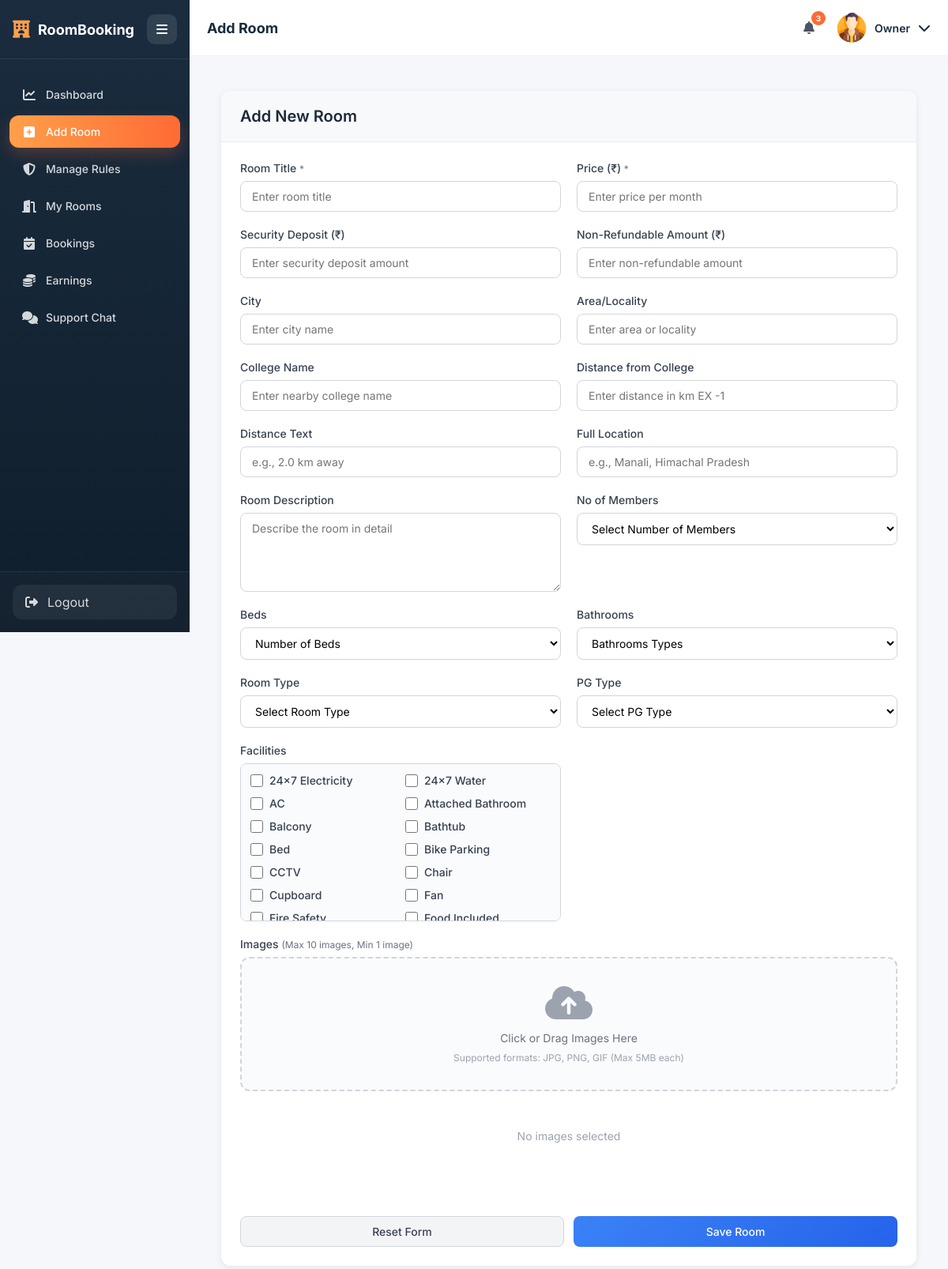
The page /admin/owner/add-room.php (signed in) on the database its author committed.
### tables this page shows
CREATE TABLE `facilities` (
  `id` int(11) NOT NULL,
  `f_name` varchar(100) NOT NULL,
  `icon` varchar(100) DEFAULT NULL
);

### admin/owner/add-room.php (the view, shortened to what this page needs)
<?php
require_once '../common/layout.php';
$facilities = [];
try {
    $stmt = $pdo->query("SELECT id, f_name FROM facilities ORDER BY f_name");
    $facilities = $stmt->fetchAll(PDO::FETCH_ASSOC);
} catch (PDOException $e) {
}
renderHeader('Add Room');
renderSidebarMenu('add-room', 'owner');
renderMainContentStart('Add Room', $_SESSION['username'] ?? 'Owner');
?>
<div class="room-card">
    <div class="room-table-header">
        <h3>Add New Room</h3>
    </div>
    <form id="roomAddForm" class="room-form-grid">
        <div class="room-form-group">
            <label>Room Title <span class="room-optional">*</span></label>
            <input type="text" name="title" placeholder="Enter room title" required>
        </div>
        <div class="room-form-group">
            <label>Price (₹) <span class="room-optional">*</span></label>
            <input type="number" name="price" placeholder="Enter price per month" required>
        </div>
        <div class="room-form-group">
            <label>Security Deposit (₹)</label>
            <input type="number" name="security_deposit" placeholder="Enter security deposit amount">
        </div>
        <div class="room-form-group">
            <label>Non-Refundable Amount (₹)</label>
            <input type="number" name="non_refundable" placeholder="Enter non-refundable amount">
        </div>
        <div class="room-form-group">
            <label>City</label>
            <input type="text" name="city" placeholder="Enter city name">
        </div>
        <div class="room-form-group">
            <label>Area/Locality</label>
            <input type="text" name="area" placeholder="Enter area or locality">
        </div>
        <div class="room-form-group">
            <label>College Name</label>
            <input type="text" name="college_name" placeholder="Enter nearby college name">
        </div>
        <div class="room-form-group">
            <label>Distance from College</label>
            <input type="number" name="distance" placeholder="Enter distance in km EX -1">
        </div>
        <div class="room-form-group">
            <label>Distance Text</label>
            <input type="text" name="distance_text" placeholder="e.g., 2.0 km away">
        </div>
        <div class="room-form-group">
            <label>Full Location</label>
            <input type="text" name="location" placeholder="e.g., Manali, Himachal Pradesh">
        </div>
        <div class="room-form-group">
            <label>Room Description</label>
            <textarea name="description" placeholder="Describe the room in detail"></textarea>
        </div>
        <div class="room-form-group">
            <label>No of Members</label>
                <select name="max_guests">
                <option value="">Select Number of Members</option>
            </select>
        </div>
          <div class="room-form-group">
            <label>Beds</label>
             <select name="bedrooms">
                <option value="">Number of Beds</option>
            </select>
        </div>
          <div class="room-form-group">
            <label>Bathrooms</label>
                   <select name="bathroom_type">
                <option value="">Bathrooms Types</option>
            </select>
        </div>
        <div class="room-form-group">
            <label>Room Type</label>
            <select name="room_type">
                <option value="">Select Room Type</option>
            </select>
        </div>
        <div class="room-form-group">
            <label>PG Type</label>
            <select name="pg_type">
                <option value="">Select PG Type</option>
            </select>
        </div>
        <div class="room-form-group">
            <label>Facilities</label>
            <div class="room-facilities-container">
                <?php if (!empty($facilities)): ?>
                    <?php foreach ($facilities as $facility): ?>
                        <label class="room-facility-checkbox">
                            <input type="checkbox" name="facilities[]" value="<?php echo htmlspecialchars($facility['id']); ?>">
                            <span><?php echo htmlspecialchars($facility['f_name']); ?></span>
                        </label>
                    <?php endforeach; ?>
                <?php else: ?>
                    <p class="room-no-facilities">No facilities available</p>
                <?php endif; ?>
            </div>
        </div>
        <div class="room-form-group room-full-width">
            <label>Images <span class="room-optional">(Max 10 images, Min 1 image)</span></label>
            <div id="roomDropArea" class="room-upload-box">
                <i class="fas fa-cloud-upload-alt"></i>
                <p>Click or Drag Images Here</p>
                <small>Supported formats: JPG, PNG, GIF (Max 5MB each)</small>
            </div>
            <div id="roomPreviewContainer" class="room-preview-grid"></div>
        </div>
        <div class="room-form-actions">
            <button type="button" class="room-btn room-btn-secondary" onclick="roomShowConfirmModal('reset')">Reset Form</button>
            <button type="submit" class="room-btn room-btn-primary">Save Room</button>
        </div>
    </form>
</div>
<?php renderFooter('owner'); ?>

### admin/common/layout.php (shortened to what this page needs)
<?php
function renderHeader($title = 'Dashboard') {
echo <<<HTML
<!DOCTYPE html>
<html lang="en">
<head>
    <title>{$title} - Room Booking System</title>
    <link rel="stylesheet" href="https://cdnjs.cloudflare.com/ajax/libs/font-awesome/6.4.0/css/all.min.css">
</head>
<body>
<div class="app-wrapper">
    <aside class="sidebar" id="sidebar">
        <div class="sidebar-header">
            <div class="logo-area">
                <i class="fas fa-hotel"></i>
                <span>RoomBooking</span>
            </div>
            <button class="menu-toggle" id="menuToggle" type="button" aria-label="Toggle sidebar">
                <i class="fas fa-bars"></i>
            </button>
        </div>
        <nav class="sidebar-nav">
HTML;
}
function renderSidebarMenu($active = 'dashboard', $role = 'admin') {
    $menuItems = [];
    if ($role === 'admin') {
        $menuItems = [
            ['dashboard', 'Dashboard', 'fa-chart-line', '../admin/index.php'],
            ['rooms', 'Rooms', 'fa-door-open', '../admin/rooms.php'],
            ['bookings', 'Bookings', 'fa-calendar-check', '../admin/bookings.php'],
            ['staff', 'Staff', 'fa-users', '../admin/staff.php'],
            ['aadhar', 'Aadhar Verification', 'fa-id-card', '../admin/manage-aadhar.php'],
            ['coupons', 'Coupons', 'fa-ticket-alt', '../admin/coupons.php'],
            ['subscriptions', 'Subscriptions', 'fa-credit-card', '../admin/subscriptions.php'],
            ['settings', 'Settings', 'fa-cog', '../admin/settings.php'],
        ];
    } elseif ($role === 'owner') {
        $menuItems = [
            ['dashboard', 'Dashboard', 'fa-chart-line', '../owner/index.php'],
            ['add-room', 'Add Room', 'fa-plus-square', '../owner/add-room.php'],
            ['rules', 'Manage Rules', 'fa-shield-halved', '../owner/rules.php'],
            ['rooms', 'My Rooms', 'fa-door-open', '../owner/rooms.php'],
            ['bookings', 'Bookings', 'fa-calendar-check', '../owner/bookings.php'],
            ['earnings', 'Earnings', 'fa-coins', '../owner/earnings.php'],
            ['chat', 'Support Chat', 'fa-comments', '../owner/chat.php']
        ];
    }
    foreach ($menuItems as $item) {
        $activeClass = ($active === $item[0]) ? 'active' : '';
        echo <<<HTML
            <a href="{$item[3]}" class="nav-item {$activeClass}">
                <i class="fas {$item[2]}"></i>
                <span>{$item[1]}</span>
            </a>
HTML;
    }
    echo '</nav>';
}
function renderMainContentStart($pageTitle = 'Dashboard', $username = 'Admin') {
    $safeTitle = htmlspecialchars($pageTitle, ENT_QUOTES, 'UTF-8');
    $safeUsername = htmlspecialchars($username, ENT_QUOTES, 'UTF-8');
echo <<<HTML
        <div class="sidebar-footer">
            <a href="../logout.php" class="logout-btn">
                <i class="fas fa-sign-out-alt"></i>
                <span>Logout</span>
            </a>
        </div>
    </aside>
    <div class="sidebar-overlay" id="sidebarOverlay"></div>
    <main class="main-content" id="mainContent">
        <header class="top-bar">
            <div class="page-title">
                <button class="mobile-menu-btn" id="mobileMenuBtn" type="button" aria-label="Open sidebar">
                    <i class="fas fa-bars"></i>
                </button>
                <h2>{$safeTitle}</h2>
            </div>
            <div class="user-info">
                <div class="notification-icon">
                    <i class="fas fa-bell"></i>
                    <span class="badge">3</span>
                </div>
                <div class="user-profile">
                    <img src="../assets/img/avatar.png" alt="User" class="avatar">
                    <span class="username">{$safeUsername}</span>
                    <i class="fas fa-chevron-down"></i>
                </div>
            </div>
        </header>
        <div class="content-wrapper">
HTML;
}
function renderFooter($role = 'admin') {
    $roleJs = htmlspecialchars($role, ENT_QUOTES, 'UTF-8');
echo <<<HTML
        </div>
    </main>
</div>
<script src="../assets/js/{$roleJs}.js"></script>
</body>
</html>
HTML;
}
?>

### admin/common/layout.php (style rules this page uses)
:root { --bg: #f5f7fb; --card: #ffffff; --text: #1a2c3e; --muted: #6c757d; --line: #e9ecef; --primary: #ff6b35; --primary-light: #ff9f4a; --sidebar-start: #1a2c3e; --sidebar-end: #0f1e2c; --shadow-sm: 0 2px 10px rgba(0,0,0,0.05); --shadow-md: 0 10px 25px rgba(0,0,0,0.08); --radius: 16px; --sidebar-width: 240px; --sidebar-collapsed: 72px; }
* { margin: 0; padding: 0; box-sizing: border-box; }
html, body { width: 100%; overflow-x: hidden; }
body { font-family: 'Inter', sans-serif; background: var(--bg); color: var(--text); }
a { text-decoration: none; color: inherit; }
button, input, select, textarea { font: inherit; }
img { display: block; max-width: 100%; }
.app-wrapper { min-height: 100vh; }
.sidebar { position: fixed; top: 0; left: 0; width: var(--sidebar-width); height: 100vh; background: linear-gradient(180deg, var(--sidebar-start) 0%, var(--sidebar-end) 100%); color: #fff; z-index: 1100; overflow-y: auto; overflow-x: hidden; transition: width .3s ease, transform .3s ease; }
.sidebar-header { display: flex; align-items: center; justify-content: space-between; gap: 10px; padding: 18px 16px; border-bottom: 1px solid rgba(255,255,255,0.08); }
.logo-area { display: flex; align-items: center; gap: 10px; min-width: 0; }
.logo-area i { font-size: 22px; color: var(--primary-light); flex-shrink: 0; }
.logo-area span { font-size: 18px; font-weight: 700; white-space: nowrap; }
.menu-toggle, .mobile-close-btn, .mobile-menu-btn { border: none; outline: none; cursor: pointer; border-radius: 10px; transition: .25s ease; }
.menu-toggle, .mobile-close-btn { width: 38px; height: 38px; background: rgba(255,255,255,0.1); color: #fff; display: flex; align-items: center; justify-content: center; }
.sidebar-nav { padding: 18px 0 90px; }
.nav-item { display: flex; align-items: center; gap: 12px; margin: 6px 12px; padding: 12px 16px; border-radius: 12px; color: rgba(255,255,255,0.82); transition: .25s ease; }
.nav-item i { width: 18px; text-align: center; flex-shrink: 0; }
.nav-item span { font-size: 14px; font-weight: 500; white-space: nowrap; }
.nav-item.active { color: #fff; background: linear-gradient(90deg, var(--primary-light), var(--primary)); box-shadow: 0 8px 20px rgba(255,107,53,0.25); }
.sidebar-footer { position: absolute; left: 0; right: 0; bottom: 0; padding: 16px; border-top: 1px solid rgba(255,255,255,0.08); background: rgba(255,255,255,0.02); }
.logout-btn { display: flex; align-items: center; gap: 12px; padding: 12px 16px; border-radius: 12px; color: rgba(255,255,255,0.82); background: rgba(255,255,255,0.06); transition: .25s ease; }
.main-content { min-height: 100vh; margin-left: var(--sidebar-width); width: calc(100% - var(--sidebar-width)); transition: margin-left .3s ease, width .3s ease; }
.top-bar { position: sticky; top: 0; z-index: 1000; background: rgba(255,255,255,0.95); backdrop-filter: blur(8px); border-bottom: 1px solid rgba(0,0,0,0.05); display: flex; align-items: center; justify-content: space-between; gap: 16px; padding: 16px 22px; }
.page-title { display: flex; align-items: center; gap: 12px; min-width: 0; }
.page-title h2 { font-size: 18px; font-weight: 700; color: var(--text); white-space: nowrap; }
.user-info { display: flex; align-items: center; gap: 16px; flex-shrink: 0; }
.notification-icon { position: relative; width: 38px; height: 38px; border-radius: 50%; display: flex; align-items: center; justify-content: center; color: #4b5563; cursor: pointer; }
.badge { position: absolute; top: -2px; right: -2px; min-width: 18px; height: 18px; padding: 0 5px; border-radius: 999px; background: var(--primary); color: #fff; font-size: 10px; font-weight: 700; display: flex; align-items: center; justify-content: center; }
.user-profile { display: flex; align-items: center; gap: 10px; cursor: pointer; }
.avatar { width: 38px; height: 38px; border-radius: 50%; object-fit: cover; }
.username { font-size: 14px; font-weight: 600; color: var(--text); white-space: nowrap; }
.content-wrapper { padding: 24px 20px; }
@media (min-width: 769px) { .sidebar { transform: translateX(0) !important; } }

### rows shown on the page
facilities: f_name "24x7 Electricity"
facilities: f_name "24x7 Water"
facilities: f_name "AC"
facilities: f_name "Attached Bathroom"
facilities: f_name "Balcony"
facilities: f_name "Bathtub"
facilities: f_name "Bed"
facilities: f_name "Bike Parking"
facilities: f_name "CCTV"
facilities: f_name "Chair"
facilities: f_name "Cupboard"
facilities: f_name "Fan"
facilities: f_name "Fire Safety"
facilities: f_name "Food Included"

### other values the page prints
$item[1] "Dashboard"
$item[1] "Add Room"
$item[1] "Manage Rules"
$item[1] "My Rooms"
$item[1] "Bookings"
$item[1] "Earnings"
$item[1] "Support Chat"
$safeTitle "Add Room"
$safeUsername "Owner"
